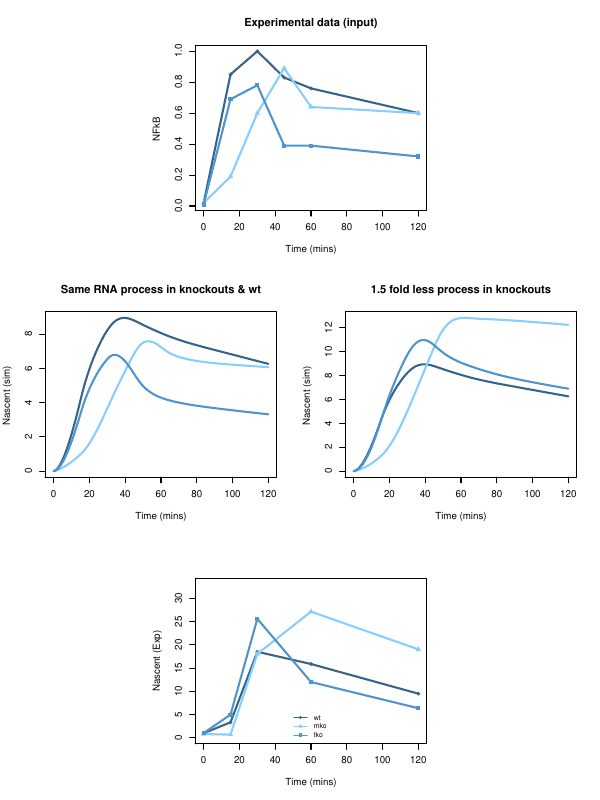

Write the R code that produced this figure.
nascent_predict_different_pr <- read.csv('./simData/different_pr.csv',header=F,
                                              col.names=c('Time_mins','wt','mko','tko'))
nascent_predict<-read.csv('./simData/same_pr.csv',header=F,
                          col.names=c('Time_mins','wt','mko','tko'))
nascent_exp <- read.csv('../expdata/nascent.csv')
nfkb_exp <- read.csv('../expdata/nfkb.csv')

nrmsd <- read.csv('./simData/nrmsd.csv')


############################################################
# plot fig2.pdf

pdf(file='fig2s1.pdf', height=8, width=6, onefile=F, family='Helvetica', paper='special', pointsize=10) 

layout(matrix(c(0,1,1,0,2,2,3,3,0,4,4,0),3,4,byrow=T))
colors <- c('steelblue4','skyblue1','steelblue3')
pchs <- c(18,17,15)
ylims <- c(0,ceiling(max(nascent_exp[,-1]))+5)
# plot 1: input nkfb
matplot(nfkb_exp[,1],nfkb_exp[,2:4],type='o',pch=pchs,col=colors,lwd=2,
        lty=rep(1,3),xlab='Time (mins)',ylab='NFkB ',xlim=c(0,120),
        main='Experimental data (input)')

# plot 2: wt simulation
matplot(nascent_predict[,1],nascent_predict[,2:4],type='l',col=colors,lwd=2,
        lty=rep(1,3),xlab='Time (mins)',ylab='Nascent (sim) ',xlim=c(0,120),
        main='Same RNA process in knockouts & wt')

#legend("bottomright",c("wt","mko","tko"),lty=rep(1,3),pch=rep(NA,3),col=c('black','purple','cyan3'),bty="n")

# plot 3: lower process in knockouts. 
matplot(nascent_predict_different_pr[,1],nascent_predict_different_pr[,2:4],type='l',col=colors,
        lty=rep(1,3),xlab='Time (mins)',ylab='Nascent (sim) ',
        xlim=c(0,120),lwd=2,main='1.5 fold less process in knockouts')
# legend("topleft",c("wt","mko","tko"),lty=rep(1,3),pch=rep(NA,3),col=colors,bty="n")

# plot 4: Output exp
matplot(nascent_exp[,1],nascent_exp[,c(2,4,6)],type='o',pch=pchs,col=colors,
        lty=rep(1,3),xlab='Time (mins)',ylab='Nascent (Exp)',xlim=c(0,120),
        ylim= ylims,lwd=2)#,main='Experimental data (Output)')
legend('bottom',c("wt","mko","tko"),lty=rep(1,3),pch=pchs,col=colors,bty="n",cex=.8)


dev.off()

system('open fig2s1.pdf') 
